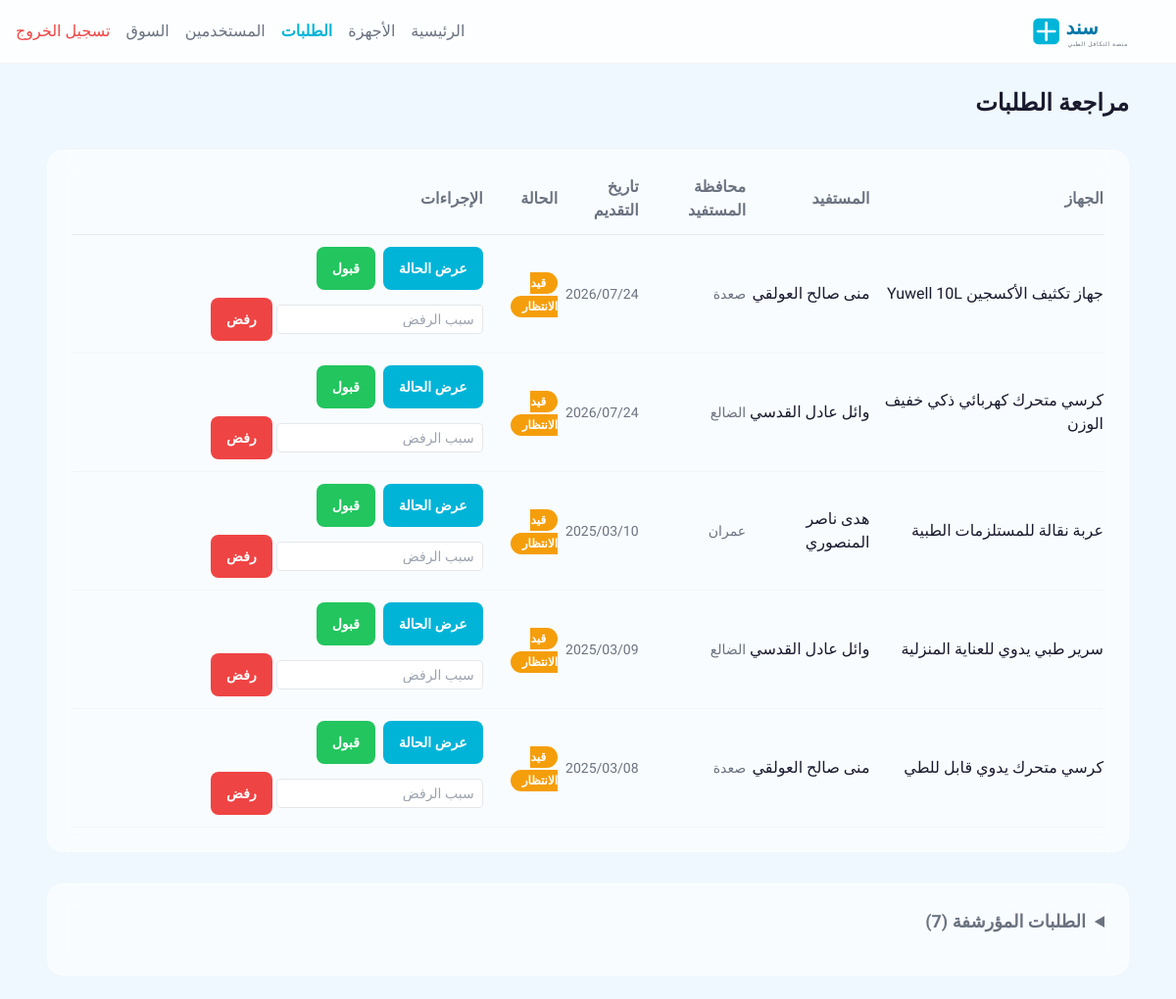
The app's page /admin/requests.php (signed in) with its own data.
### tables this page shows
CREATE TABLE `requests` (
  `id` int(10) UNSIGNED NOT NULL,
  `device_id` int(10) UNSIGNED NOT NULL,
  `beneficiary_id` int(10) UNSIGNED NOT NULL,
  `case_description` text NOT NULL,
  `medical_doc_path` varchar(255) NOT NULL,
  `status` enum('pending','approved','rejected') NOT NULL DEFAULT 'pending',
  `rejection_reason` text DEFAULT NULL,
  `admin_reviewed_by` int(10) UNSIGNED DEFAULT NULL,
  `admin_reviewed_at` datetime DEFAULT NULL,
  `created_at` timestamp NOT NULL DEFAULT current_timestamp()
);

CREATE TABLE `devices` (
  `id` int(10) UNSIGNED NOT NULL,
  `donor_id` int(10) UNSIGNED NOT NULL,
  `name` varchar(150) NOT NULL,
  `category` enum('respiratory','mobility','beds_clinical','diagnostic') NOT NULL,
  `condition_rating` enum('excellent','good','acceptable') NOT NULL,
  `description` text NOT NULL,
  `offer_type` enum('donation','loan') NOT NULL,
  `loan_duration` varchar(50) DEFAULT NULL,
  `governorate` varchar(50) NOT NULL,
  `district` varchar(100) NOT NULL,
  `latitude` decimal(10,8) DEFAULT NULL,
  `longitude` decimal(11,8) DEFAULT NULL,
  `status` enum('pending_review','active','under_request_review','loaned','rejected') NOT NULL DEFAULT 'pending_review',
  `rejection_reason` text DEFAULT NULL,
  `admin_reviewed_by` int(10) UNSIGNED DEFAULT NULL,
  `admin_reviewed_at` datetime DEFAULT NULL,
  `created_at` timestamp NOT NULL DEFAULT current_timestamp()
);

CREATE TABLE `users` (
  `id` int(10) UNSIGNED NOT NULL,
  `full_name` varchar(100) NOT NULL,
  `phone` varchar(20) NOT NULL,
  `email` varchar(150) NOT NULL,
  `password_hash` varchar(255) NOT NULL,
  `role` enum('beneficiary','donor','admin') NOT NULL DEFAULT 'beneficiary',
  `governorate` varchar(50) NOT NULL,
  `district` varchar(100) NOT NULL,
  `is_active` tinyint(1) NOT NULL DEFAULT 1,
  `created_at` timestamp NOT NULL DEFAULT current_timestamp()
);

### includes/functions.php (called while the page is built, shortened)
<?php
function getYemenGovernorates(): array {
    return [
        'amanat_al_asimah' => 'أمانة العاصمة',
        'aden'             => 'عدن',
        'taiz'             => 'تعز',
        'al_hudaydah'      => 'الحديدة',
        'hadramawt'        => 'حضرموت',
        'dhamar'           => 'ذمار',
        'shabwah'          => 'شبوة',
        'al_mahwit'        => 'المحويت',
        'saada'            => 'صعدة',
        'hajjah'           => 'حجة',
        'ibb'              => 'إب',
        'lahij'            => 'لحج',
        'marib'            => 'مأرب',
        'ad_dali'          => 'الضالع',
        'amran'            => 'عمران',
        'al_bayda'         => 'البيضاء',
        'al_mahrah'        => 'المهرة',
        'raymah'           => 'ريمة',
        'al_jawf'          => 'الجوف',
        'socotra'          => 'سقطرى',
        'abyan'            => 'أبين',
    ];
}

### admin/requests.php (the view, shortened to what this page needs)
<?php
require_once __DIR__ . '/../includes/db.php';
require_once __DIR__ . '/../includes/functions.php';
$stmtPending = $pdo->prepare("SELECT r.*, d.name AS device_name, d.category, d.governorate AS device_governorate, u.full_name AS beneficiary_name, u.governorate AS beneficiary_governorate FROM requests r JOIN devices d ON r.device_id = d.id JOIN users u ON r.beneficiary_id = u.id WHERE r.status = 'pending' ORDER BY r.created_at DESC");
$stmtPending->execute();
$pendingRequests = $stmtPending->fetchAll();
$stmtArchived = $pdo->prepare("SELECT r.*, d.name AS device_name, d.category, d.governorate AS device_governorate, u.full_name AS beneficiary_name, u.governorate AS beneficiary_governorate FROM requests r JOIN devices d ON r.device_id = d.id JOIN users u ON r.beneficiary_id = u.id WHERE r.status != 'pending' ORDER BY r.created_at DESC");
$stmtArchived->execute();
$archivedRequests = $stmtArchived->fetchAll();
?><!DOCTYPE html>
<html dir="rtl" lang="ar">
<head>
  <script src="https://cdn.tailwindcss.com"></script>
  <link rel="stylesheet" href="../assets/css/style.css">
</head>
<body class="font-tajawal bg-bg text-text-dark min-h-screen">
<nav class="sticky top-0 z-50 bg-white/80 backdrop-blur-md border-b border-gray-100">
  <div class="max-w-7xl mx-auto px-4 h-16 flex items-center justify-between">
    <a href="../index.php"><img src="../assets/images/logo.svg" alt="سند" class="h-10"></a>
    <div class="flex gap-4 items-center">
      <a href="index.php" class="text-text-muted hover:text-primary transition">الرئيسية</a>
      <a href="listings.php" class="text-text-muted hover:text-primary transition">الأجهزة</a>
      <a href="requests.php" class="text-primary font-semibold transition">الطلبات</a>
      <a href="users.php" class="text-text-muted hover:text-primary transition">المستخدمين</a>
      <a href="../marketplace.php" class="text-text-muted hover:text-primary transition">السوق</a>
      <a href="../logout.php" class="text-red-500 hover:text-red-700 transition">تسجيل الخروج</a>
    </div>
  </div>
</nav>
<div class="max-w-6xl mx-auto p-6 fade-in">
  <div class="flex items-center justify-between mb-8">
    <h1 class="text-2xl font-bold">مراجعة الطلبات</h1>
  </div>
  <div class="glass rounded-2xl p-6 overflow-x-auto mb-8">
    <?php if (empty($pendingRequests)): ?>
      <div class="text-center py-12">
        <p class="text-text-muted text-lg">لا توجد طلبات في انتظار المراجعة</p>
      </div>
    <?php else: ?>
      <table class="w-full text-right">
        <thead>
          <tr class="border-b border-gray-200">
            <th class="pb-3 font-semibold text-text-muted">الجهاز</th>
            <th class="pb-3 font-semibold text-text-muted">المستفيد</th>
            <th class="pb-3 font-semibold text-text-muted">محافظة المستفيد</th>
            <th class="pb-3 font-semibold text-text-muted">تاريخ التقديم</th>
            <th class="pb-3 font-semibold text-text-muted">الحالة</th>
            <th class="pb-3 font-semibold text-text-muted">الإجراءات</th>
          </tr>
        </thead>
        <tbody>
          <?php foreach ($pendingRequests as $r): ?>
            <tr class="border-b border-gray-100 hover:bg-white/50 transition">
              <td class="py-3 font-medium"><?= htmlspecialchars($r['device_name']) ?></td>
              <td class="py-3"><?= htmlspecialchars($r['beneficiary_name']) ?></td>
              <td class="py-3 text-text-muted text-sm"><?php $govs = getYemenGovernorates(); echo htmlspecialchars($govs[$r['beneficiary_governorate']] ?? $r['beneficiary_governorate']); ?></td>
              <td class="py-3 text-text-muted text-sm"><?= date('Y/m/d', strtotime($r['created_at'])) ?></td>
              <td class="py-3">
                <span class="status-pending px-3 py-1 rounded-full text-xs font-semibold">قيد الانتظار</span>
              </td>
              <td class="py-3">
                <div class="flex items-center gap-2 flex-wrap">
                  <button type="button" data-toggle-case="<?= $r['id'] ?>" class="bg-primary hover:bg-primary-dark text-white px-4 py-2 rounded-lg text-sm font-semibold transition min-h-[44px]">عرض الحالة</button>
                  <form method="POST" action="action.php" style="display:inline">
                    <button type="submit" class="bg-green-500 hover:bg-green-600 text-white px-4 py-2 rounded-lg text-sm font-semibold transition min-h-[44px]">قبول</button>
                  </form>
                  <form method="POST" action="action.php" style="display:inline" onsubmit="return confirm('تأكيد الرفض؟')">
                    <input type="text" name="rejection_reason" required placeholder="سبب الرفض" class="border rounded px-2 py-1 text-sm">
                    <button type="submit" class="bg-red-500 hover:bg-red-600 text-white px-4 py-2 rounded-lg text-sm font-semibold transition min-h-[44px]">رفض</button>
                  </form>
                </div>
              </td>
            </tr>
          <?php endforeach; ?>
        </tbody>
      </table>
    <?php endif; ?>
  </div>
  <?php if (!empty($archivedRequests)): ?>
    <details class="glass rounded-2xl p-6">
      <summary class="cursor-pointer font-semibold text-lg text-text-muted hover:text-primary transition mb-4">الطلبات المؤرشفة (<?= count($archivedRequests) ?>)</summary>
    </details>
  <?php endif; ?>
</div>
</body>
</html>

### assets/css/style.css (style rules this page uses)
:root { --tw-color-primary: #00B4D8; --tw-color-primary-dark: #0077A8; --tw-color-secondary: #90E0EF; --tw-color-accent: #CAF0F8; --tw-color-bg: #F0F8FF; --tw-color-text-dark: #1A1A2E; --tw-color-text-muted: #6B7280; }
body { font-family: 'Tajawal', sans-serif; direction: rtl; text-align: right; }
.glass { background: rgba(255, 255, 255, 0.6); backdrop-filter: blur(12px); -webkit-backdrop-filter: blur(12px); border: 1px solid rgba(255, 255, 255, 0.3); }
.status-pending { background: #F59E0B; color: #fff; }
.fade-in { animation: fadeIn 0.4s ease-in; }
a, button { transition: color 0.2s ease, background-color 0.2s ease, box-shadow 0.2s ease, transform 0.2s ease; }
input, select, textarea { font-size: 16px; }

### records on screen
requests: device.name "جهاز تكثيف الأكسجين Yuwell 10L", beneficiary.full_name "منى صالح العولقي", beneficiary.governorate "صعدة", created_at "2026/07/24"
requests: device.name "كرسي متحرك كهربائي ذكي خفيف الوزن", beneficiary.full_name "وائل عادل القدسي", beneficiary.governorate "الضالع", created_at "2026/07/24"
requests: device.name "عربة نقالة للمستلزمات الطبية", beneficiary.full_name "هدى ناصر المنصوري", beneficiary.governorate "عمران", created_at "2025/03/10"
requests: device.name "سرير طبي يدوي للعناية المنزلية", beneficiary.full_name "وائل عادل القدسي", beneficiary.governorate "الضالع", created_at "2025/03/09"
requests: device.name "كرسي متحرك يدوي قابل للطي", beneficiary.full_name "منى صالح العولقي", beneficiary.governorate "صعدة", created_at "2025/03/08"

### other values on screen
count($archivedRequests) "7"
